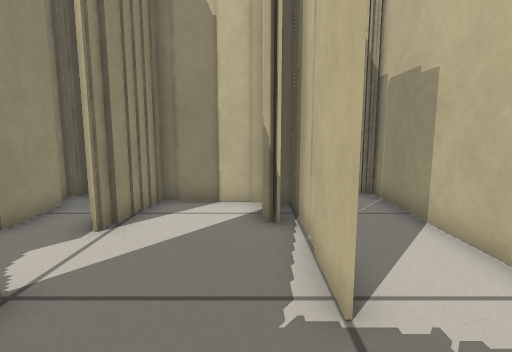
view 1 (above)

14 first-person views from a walk through a Stage world. The camera is 0.5 m above the floor, tilts 8° down and sees 80° across. The lines on the ground mark 1 m squares. The floor is counted in squares, 0.25 m on a side. Each view is taken from the middle of a square. On the plan, view 1 faces up. The plan holds only what a view shows up to about 17 squares ahead; the rest is blank. Robots are left out.

view 2
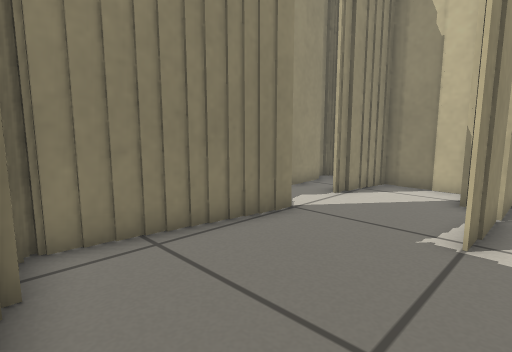

view 3
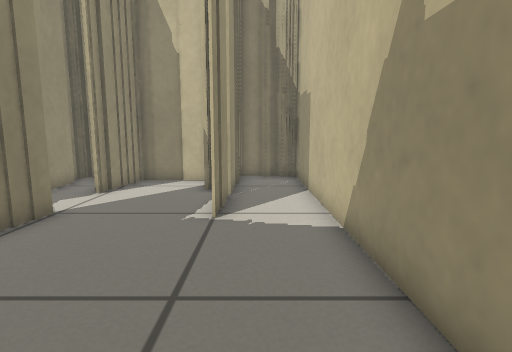

view 4
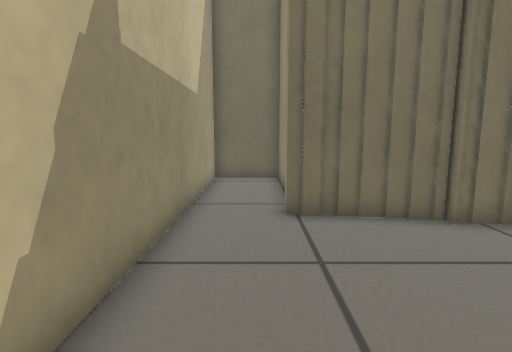

view 5
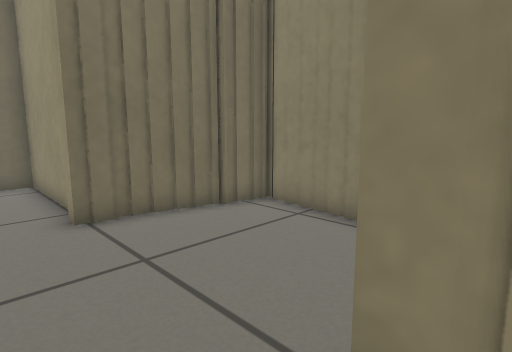

view 6
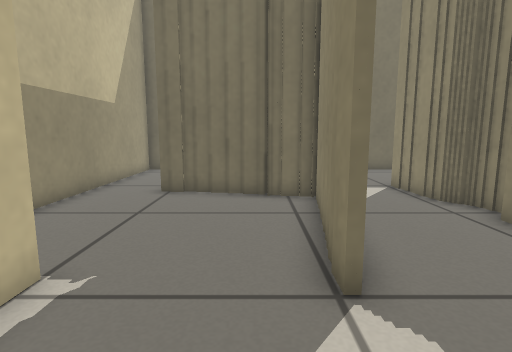

view 7
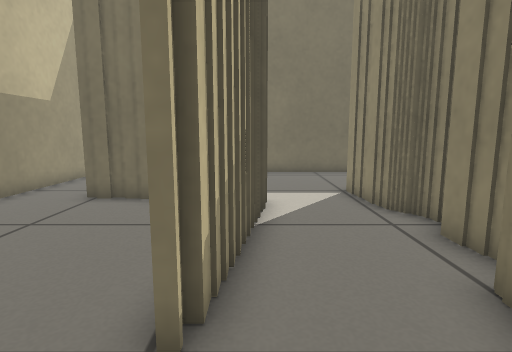

view 8
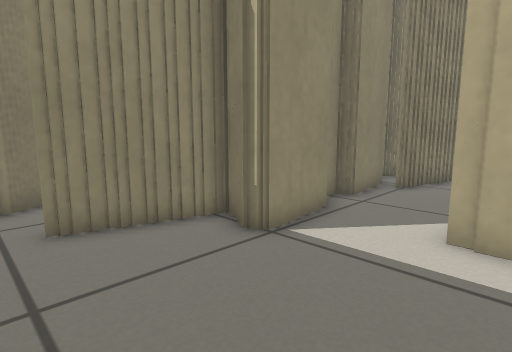

view 9
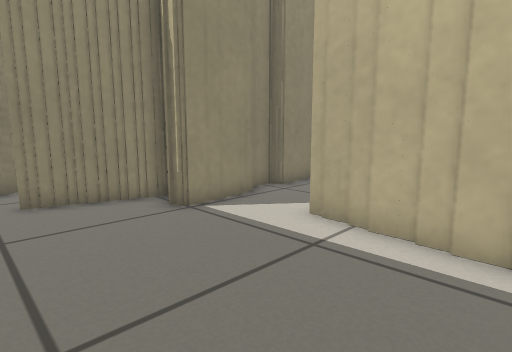

view 10
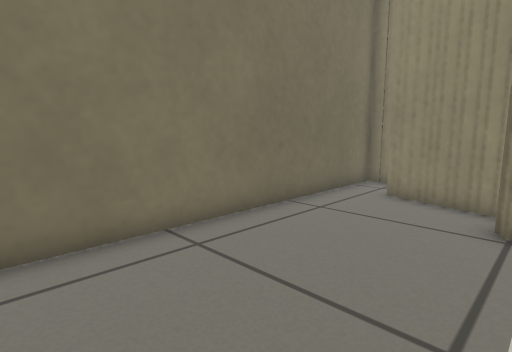

view 11
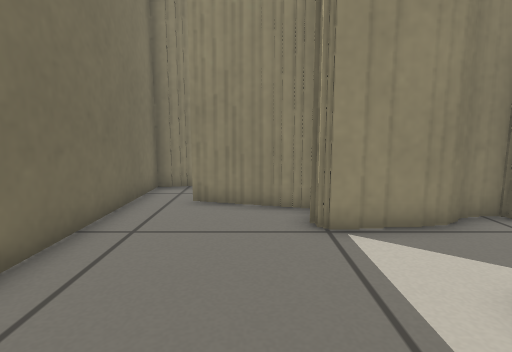

view 12
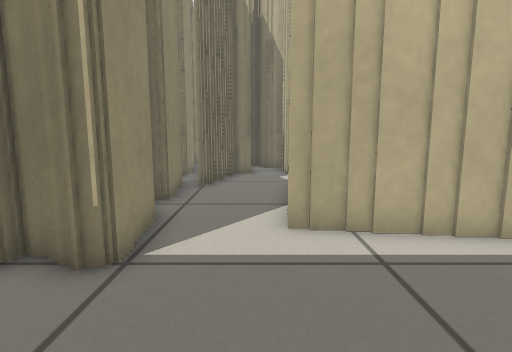

view 13
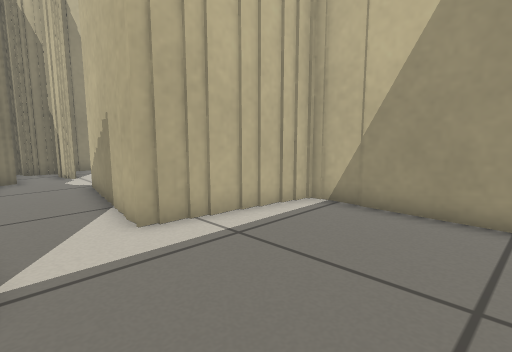

view 14
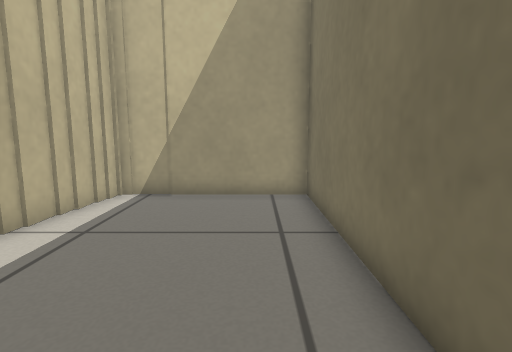

### Floor plan
Points are (right, up) in squares from view 1. A wall is a line through its corners. A room is listed if a view was taken in it or the views show most of it. See-through windows are left out.
Room 1 (views 1, 6)
walls: (0.8, 3) (0.8, 4.9); (-3.1, 3.5) (-3.1, 1.8); (-3.3, 2) (-3.3, 0.9); (1, 5.1) (1, 5.6); (-3.5, 1.2) (-3.5, -0.1); (1, 5.8) (1, 7.9); (0.5, 6.5) (0.5, 8.1); (-3.7, 0) (-3.7, -2.5); (0.2, 6.9) (0.2, 7.6); (-3.1, 8.2) (-3.1, 5.9); (-4, -2.1) (-4, -2.6) (-2.4, -2.6); (0.2, 8.8) (-2.4, 8.8); (-2.2, 9) (-2.8, 9) (-2.8, 8.1); (-2.4, -3) (-1, -3); (-1.1, -3.2) (1.2, -3.2)
ways out: opening at (1, 0.5) to room 2; opening at (-3, 4.5) to room 3
Room 2 (views 2, 3, 4, 5)
walls: (1.2, -3.2) (1.2, -3.8); (1, -5) (1, -9.8); (1, 5.6) (1, 3); (0.9, -9.7) (3.9, -9.7) (3.9, 9.9) (3, 9.9); (2.8, 9.9) (2.2, 9.9); (2.4, 10.2) (1.2, 10.2) (1.2, 5.8); (3.1, 10.2) (2.6, 10.2)
ways out: opening at (1, 0.5) to room 1
Room 3 (views 7, 8, 9, 10, 11, 12, 13, 14)
walls: (-7.7, 2.8) (-7.7, 0); (-8.1, 0) (-8.1, -1.4); (-7, 3.2) (-7, 2.4); (-7.7, -1.4) (-7.7, -1.9); (-6.8, 4) (-6.8, 3.1); (-7.3, -1.8) (-7.3, -4.7) (-8.1, -4.7); (-6.5, 4.6) (-6.5, 3.9); (-6.3, 5.6) (-6.3, 4.5); (-8.1, -4.3) (-9, -4.3) (-9, -5); (-9.2, -4.9) (-9.2, -5.9); (-9.4, -5.8) (-9.4, -6.9); (-3.7, 1.1) (-3.7, 1.8); (-3.9, -0.2) (-3.9, 1.2); (-3.5, 1.6) (-3.5, 3.1); (-4.1, -1.5) (-4.1, -0.2); (-9.6, -6.5) (-9.6, -7.8); (-5.3, 8.2) (-5.3, 6) (-6.1, 6); (-12.9, -7.2) (-12.9, -7.9); (-3.5, 6) (-3.5, 7.4); (-12.4, -7.9) (-12.4, -8.6); (-3.1, -2.9) (-4.2, -2.9) (-4.2, -1.6); (-12.2, -8.5) (-12.2, -9.7) (0.9, -9.7); (-3.5, 8.4) (-4.7, 8.4); (-1.1, -3.1) (-3.2, -3.1); (0.2, -3.3) (-1.2, -3.3); (0.8, -9.8) (0.8, -3.5) (0.1, -3.5)
ways out: opening at (-3, 4.5) to room 1

Where each view was taken, in squares from view 1:
view 1: 0 up, 0 right, facing up
view 2: 3 down, 2 right, facing up-left
view 3: 4 down, 2 right, facing up
view 4: 4 up, 2 right, facing down
view 5: 4 up, 3 right, facing down-left
view 6: 7 up, 2 left, facing down
view 7: 6 up, 4 left, facing down
view 8: 9 down, 3 left, facing up-left
view 9: 9 down, 0 right, facing up-left
view 10: 4 down, 0 right, facing down-left
view 11: 6 down, 1 left, facing left
view 12: 9 down, 5 left, facing up
view 13: 9 down, 7 left, facing up-right
view 14: 8 down, 9 left, facing right
